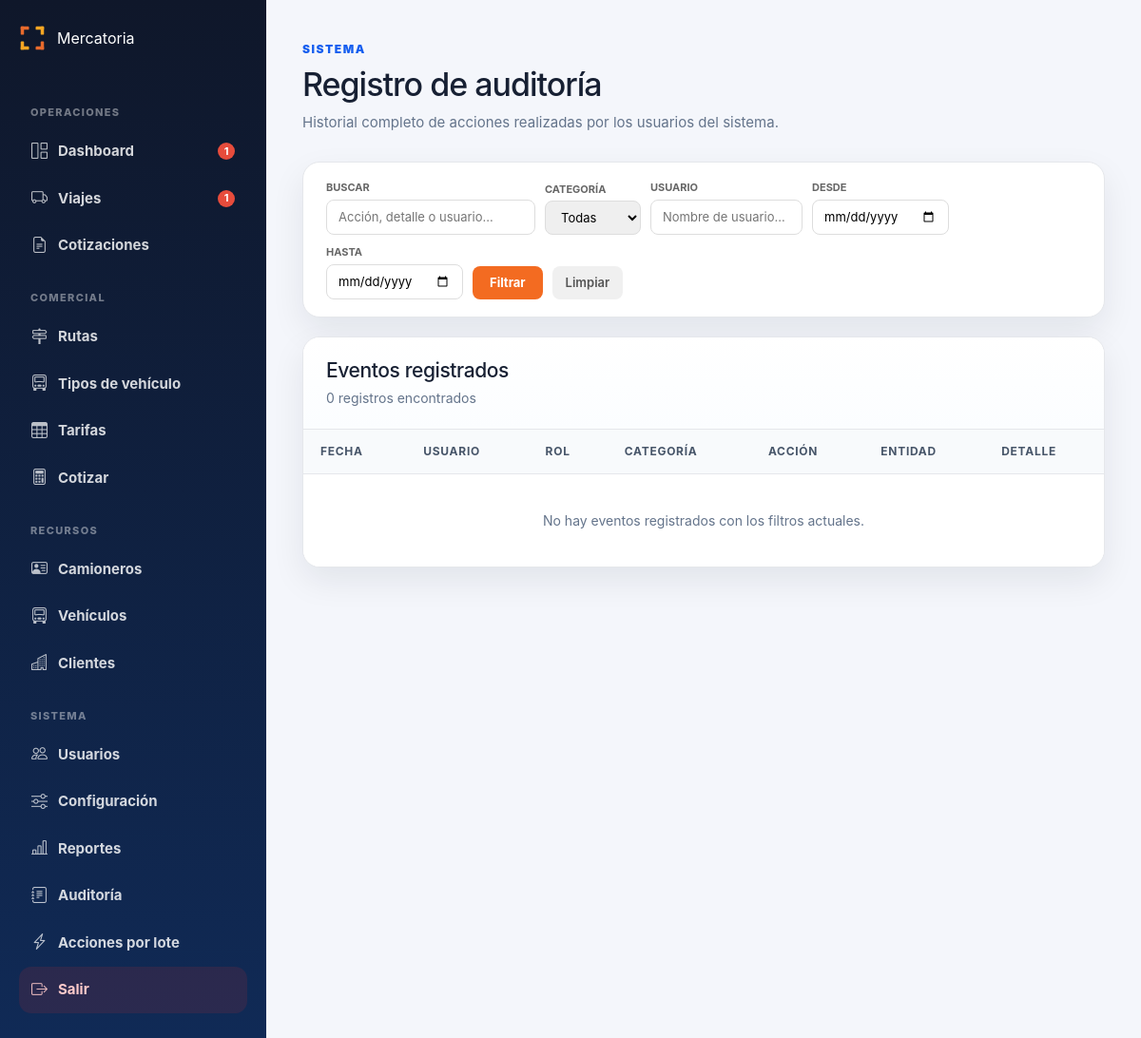
/admin/auditoria (signed in), run on an earlier commit of the app's database.
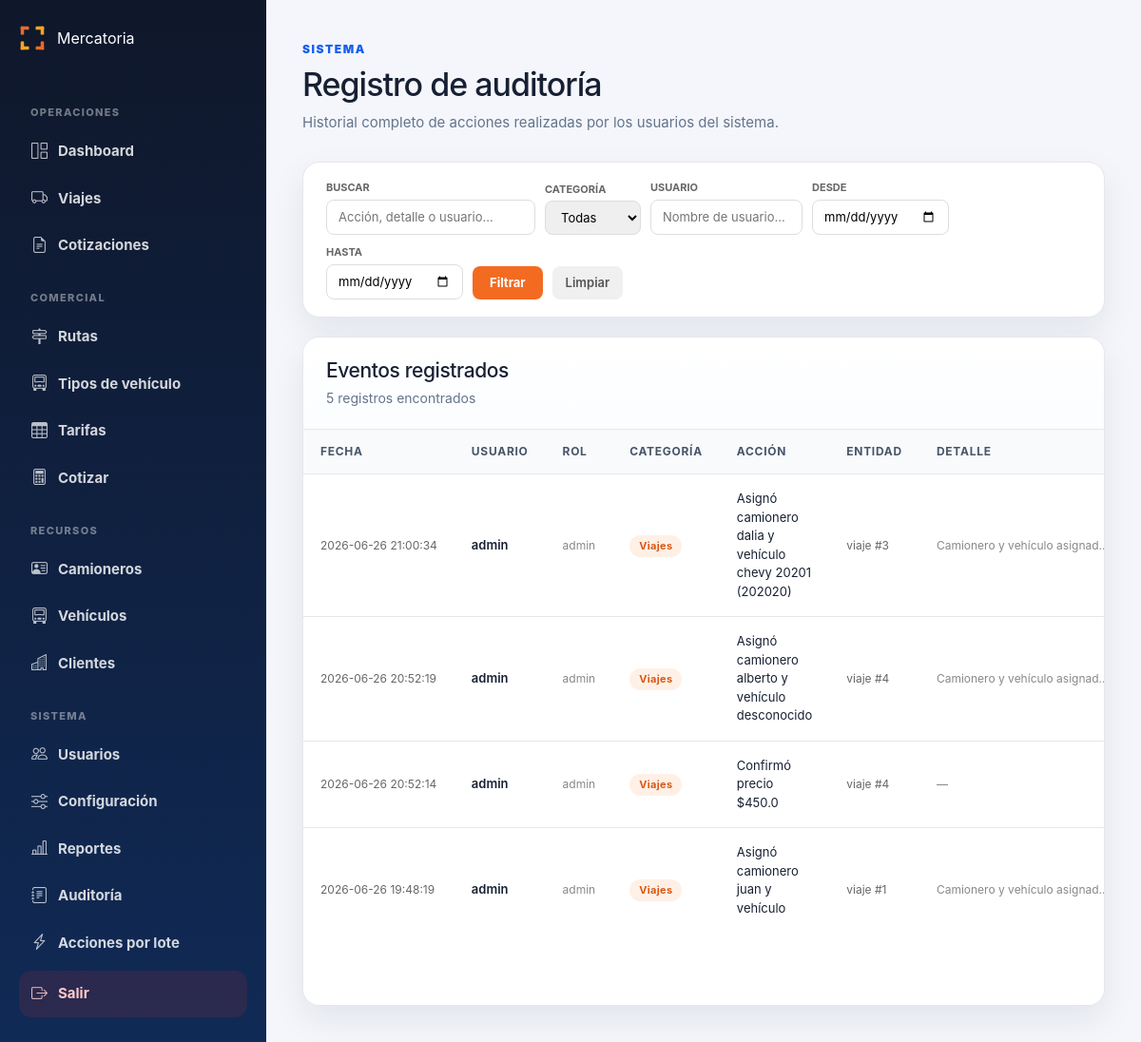
And on a later commit of the database.
### tables this page shows
CREATE TABLE auditoria (
        id INTEGER PRIMARY KEY AUTOINCREMENT,
        fecha TEXT DEFAULT CURRENT_TIMESTAMP,
        usuario TEXT,
        rol TEXT,
        accion TEXT,
        categoria TEXT,
        entidad TEXT,
        entidad_id INTEGER,
        detalle TEXT
    );

### routes/admin.py (the view)
@admin_bp.route("/auditoria", methods=["GET"])
def ver_auditoria():
    if not requiere_admin():
        return redirect("/login")
    categoria = request.args.get("categoria", "").strip()
    usuario_f = request.args.get("usuario", "").strip()
    fecha_desde = request.args.get("fecha_desde", "").strip()
    fecha_hasta = request.args.get("fecha_hasta", "").strip()
    buscar = request.args.get("buscar", "").strip()
    pagina = max(1, int(request.args.get("pagina", 1) or 1))
    por_pagina = 50
    condiciones = []
    params = []
    if categoria:
        condiciones.append("categoria = ?")
        params.append(categoria)
    if usuario_f:
        condiciones.append("usuario LIKE ?")
        params.append(f"%{usuario_f}%")
    if fecha_desde:
        condiciones.append("DATE(fecha) >= ?")
        params.append(fecha_desde)
    if fecha_hasta:
        condiciones.append("DATE(fecha) <= ?")
        params.append(fecha_hasta)
    if buscar:
        condiciones.append("(accion LIKE ? OR detalle LIKE ? OR usuario LIKE ?)")
        params.extend([f"%{buscar}%", f"%{buscar}%", f"%{buscar}%"])
    where = ("WHERE " + " AND ".join(condiciones)) if condiciones else ""
    conexion = conectar()
    cursor = conexion.cursor()
    cursor.execute(f"SELECT COUNT(*) as total FROM auditoria {where}", params)
    total = cursor.fetchone()["total"]
    offset = (pagina - 1) * por_pagina
    cursor.execute(
        f"SELECT * FROM auditoria {where} ORDER BY id DESC LIMIT ? OFFSET ?",
        params + [por_pagina, offset]
    )
    registros = cursor.fetchall()
    conexion.close()
    total_paginas = (total + por_pagina - 1) // por_pagina
    return render_template(
        "admin/auditoria.html",
        registros=registros,
        pagina=pagina,
        total_paginas=total_paginas,
        total=total,
        filtros=dict(
            categoria=categoria,
            usuario=usuario_f,
            fecha_desde=fecha_desde,
            fecha_hasta=fecha_hasta,
            buscar=buscar,
        ),
    )

### app.py (called while the page is built)
@app.context_processor
def sidebar_badges():
    try:
        conexion = conectar()
        cursor = conexion.cursor()
        cursor.execute(
            "SELECT COUNT(*) FROM viajes WHERE estado IN ('Pendiente', 'Solicitado')"
        )
        viajes_urgentes = cursor.fetchone()[0]
        cursor.execute(
            "SELECT COUNT(*) FROM viajes WHERE estado = 'Solicitado'"
        )
        dashboard_urgentes = cursor.fetchone()[0]
        conexion.close()
    except Exception:
        viajes_urgentes = 0
        dashboard_urgentes = 0
    return dict(
        sidebar_viajes_urgentes=viajes_urgentes,
        sidebar_dashboard_urgentes=dashboard_urgentes,
    )

### database.py (called while the page is built)
def conectar():
    con = sqlite3.connect(DATABASE_NAME)
    con.row_factory = sqlite3.Row
    return con

### routes/admin.py (called while the page is built)
def conectar():
    conexion = sqlite3.connect("mercatoria.db")
    conexion.row_factory = sqlite3.Row
    return conexion

def requiere_admin():
    return "usuario" in session and session.get("rol") in ["admin", "operador"]

### templates/admin/auditoria.html (shortened to what this page needs)
{% extends "admin/base_admin.html" %}
{% block contenido %}
<div class="page-header">
    <div>
        <span class="eyebrow">Sistema</span>
        <h1>Registro de auditoría</h1>
        <p>Historial completo de acciones realizadas por los usuarios del sistema.</p>
    </div>
</div>
<section class="panel" style="margin-bottom: 20px;">
    <div style="padding: 18px 24px;">
        <form method="GET" action="/admin/auditoria" style="display:flex;flex-wrap:wrap;gap:10px;align-items:flex-end;">
            <div style="display:flex;flex-direction:column;gap:4px;">
                <label style="font-size:11px;font-weight:700;color:#666;text-transform:uppercase;">Buscar</label>
                <input type="text" name="buscar" value="{{ filtros.buscar }}"
                       placeholder="Acción, detalle o usuario..."
                       style="padding:8px 12px;border:1px solid #ddd;border-radius:8px;font-size:13px;width:220px;">
            </div>
            <div style="display:flex;flex-direction:column;gap:4px;">
                <label style="font-size:11px;font-weight:700;color:#666;text-transform:uppercase;">Categoría</label>
                <select name="categoria" style="padding:8px 12px;border:1px solid #ddd;border-radius:8px;font-size:13px;">
                    <option value="">Todas</option>
                </select>
            </div>
            <div style="display:flex;flex-direction:column;gap:4px;">
                <label style="font-size:11px;font-weight:700;color:#666;text-transform:uppercase;">Usuario</label>
                <input type="text" name="usuario" value="{{ filtros.usuario }}"
                       placeholder="Nombre de usuario..."
                       style="padding:8px 12px;border:1px solid #ddd;border-radius:8px;font-size:13px;width:160px;">
            </div>
            <div style="display:flex;flex-direction:column;gap:4px;">
                <label style="font-size:11px;font-weight:700;color:#666;text-transform:uppercase;">Desde</label>
                <input type="date" name="fecha_desde" value="{{ filtros.fecha_desde }}"
                       style="padding:8px 12px;border:1px solid #ddd;border-radius:8px;font-size:13px;">
            </div>
            <div style="display:flex;flex-direction:column;gap:4px;">
                <label style="font-size:11px;font-weight:700;color:#666;text-transform:uppercase;">Hasta</label>
                <input type="date" name="fecha_hasta" value="{{ filtros.fecha_hasta }}"
                       style="padding:8px 12px;border:1px solid #ddd;border-radius:8px;font-size:13px;">
            </div>
            <button type="submit" style="padding:8px 18px;background:#F36B21;color:#fff;border:none;border-radius:8px;font-size:13px;font-weight:700;cursor:pointer;">
                Filtrar
            </button>
            <a href="/admin/auditoria" style="padding:8px 14px;background:#f0f0f0;color:#555;border-radius:8px;font-size:13px;font-weight:600;text-decoration:none;">
                Limpiar
            </a>
        </form>
    </div>
</section>
<section class="panel">
    <div class="panel-header">
        <div>
            <h2>Eventos registrados</h2>
            <p>{{ total }} registro{% if total != 1 %}s{% endif %} encontrado{% if total != 1 %}s{% endif %}</p>
        </div>
    </div>
    <div class="table-wrapper">
        <table class="data-table">
            <thead>
                <tr>
                    <th>Fecha</th>
                    <th>Usuario</th>
                    <th>Rol</th>
                    <th>Categoría</th>
                    <th>Acción</th>
                    <th>Entidad</th>
                    <th>Detalle</th>
                </tr>
            </thead>
            <tbody>
                {% for r in registros %}
                <tr>
                    <td style="white-space:nowrap;font-size:12px;color:#666;">{{ r["fecha"] or "—" }}</td>
                    <td style="font-weight:600;font-size:13px;">{{ r["usuario"] or "—" }}</td>
                    <td style="font-size:12px;color:#888;">{{ r["rol"] or "—" }}</td>
                    <td>
                        {% if r["categoria"] == "Viajes" %}
                        <span class="badge-audit badge-audit-viajes">Viajes</span>
                        {% elif r["categoria"] == "Usuarios" %}
                        <span class="badge-audit badge-audit-usuarios">Usuarios</span>
                        {% elif r["categoria"] == "Datos" %}
                        <span class="badge-audit badge-audit-datos">Datos</span>
                        {% else %}
                        <span class="badge-audit badge-audit-otros">{{ r["categoria"] or "—" }}</span>
                        {% endif %}
                    </td>
                    <td style="font-size:13px;">{{ r["accion"] or "—" }}</td>
                    <td style="font-size:12px;color:#666;">
                        {% if r["entidad"] and r["entidad_id"] %}
                            {{ r["entidad"] }} #{{ r["entidad_id"] }}
                        {% elif r["entidad"] %}
                            {{ r["entidad"] }}
                        {% else %}
                            —
                        {% endif %}
                    </td>
                    <td style="font-size:12px;color:#888;max-width:220px;overflow:hidden;text-overflow:ellipsis;white-space:nowrap;" title="{{ r['detalle'] or '' }}">
                        {{ r["detalle"] or "—" }}
                    </td>
                </tr>
                {% else %}
                <tr>
                    <td colspan="7" class="empty-state">No hay eventos registrados con los filtros actuales.</td>
                </tr>
                {% endfor %}
            </tbody>
        </table>
    </div>
</section>
{% endblock %}

### templates/admin/base_admin.html (shortened to what this page needs)
<!DOCTYPE html>
<html lang="es">
<head>
    <link rel="stylesheet" href="https://cdn.jsdelivr.net/npm/bootstrap-icons@1.11.3/font/bootstrap-icons.min.css">
    <link rel="stylesheet" href="https://cdn.jsdelivr.net/npm/bootstrap@5.3.0/dist/css/bootstrap.min.css">
    <link rel="stylesheet" href="/static/css/admin.css">
</head>
<body>
<div class="app-shell">
    <aside class="sidebar">
        <div class="brand">
            <span class="brand-name">Mercatoria</span>
        </div>
        <nav class="sidebar-nav">
            <div class="nav-section">Operaciones</div>
            <a href="/admin" class="nav-item">
                <i class="bi bi-grid-1x2"></i>
                <span>Dashboard</span>
                {% if sidebar_dashboard_urgentes > 0 %}
                <span class="nav-badge nav-badge-red">{{ sidebar_dashboard_urgentes }}</span>
                {% endif %}
            </a>
            <a href="/admin/viajes" class="nav-item">
                <i class="bi bi-truck"></i>
                <span>Viajes</span>
                {% if sidebar_viajes_urgentes > 0 %}
                <span class="nav-badge nav-badge-red">{{ sidebar_viajes_urgentes }}</span>
                {% endif %}
            </a>
            <a href="/admin/comercial/cotizaciones" class="nav-item">
                <i class="bi bi-file-earmark-text"></i>
                <span>Cotizaciones</span>
            </a>
            <div class="nav-section">Comercial</div>
            <a href="/admin/comercial/rutas" class="nav-item">
                <i class="bi bi-signpost-2"></i>
                <span>Rutas</span>
            </a>
            {% if session.get('rol') == 'admin' %}
            <a href="/admin/comercial/vehiculos" class="nav-item">
                <i class="bi bi-truck-front"></i>
                <span>Tipos de vehículo</span>
            </a>
            <a href="/admin/comercial/tarifas" class="nav-item">
                <i class="bi bi-table"></i>
                <span>Tarifas</span>
            </a>
            {% endif %}
            <a href="/admin/comercial/cotizar" class="nav-item">
                <i class="bi bi-calculator"></i>
                <span>Cotizar</span>
            </a>
            <div class="nav-section">Recursos</div>
            <a href="/admin/camioneros" class="nav-item">
                <i class="bi bi-person-vcard"></i>
                <span>Camioneros</span>
            </a>
            <a href="/admin/vehiculos" class="nav-item">
                <i class="bi bi-truck-front"></i>
                <span>Vehículos</span>
            </a>
            <a href="/admin/clientes" class="nav-item">
                <i class="bi bi-buildings"></i>
                <span>Clientes</span>
            </a>
            <div class="nav-section">Sistema</div>
            {% if session.get('rol') == 'admin' %}
            <a href="/admin/usuarios" class="nav-item">
                <i class="bi bi-people"></i>
                <span>Usuarios</span>
            </a>
            <a href="/admin/configuracion" class="nav-item">
                <i class="bi bi-sliders"></i>
                <span>Configuración</span>
            </a>
            <a href="/admin/reportes" class="nav-item">
                <i class="bi bi-bar-chart-line"></i>
                <span>Reportes</span>
            </a>
            <a href="/admin/auditoria" class="nav-item">
                <i class="bi bi-journal-text"></i>
                <span>Auditoría</span>
            </a>
            <a href="/admin/lote" class="nav-item">
                <i class="bi bi-lightning-charge"></i>
                <span>Acciones por lote</span>
            </a>
            {% endif %}
            <a href="/logout" class="nav-item logout">
                <i class="bi bi-box-arrow-right"></i>
                <span>Salir</span>
            </a>
        </nav>
    </aside>
    <main class="main-content">
        {% block contenido %}{% endblock %}
    </main>
</div>
</body>
</html>

### static/css/admin.css (style rules this page uses)
:root { --bg: #f4f6fb; --panel: #ffffff; --panel-soft: #f8fafc; --text: #172033; --muted: #64748b; --primary: #155eef; --primary-dark: #0f3ea8; --border: #e5e7eb; --danger: #dc2626; --success: #16a34a; --warning: #f59e0b; --info: #0891b2; --sidebar: #0f172a; --sidebar-soft: #102a56; --shadow: 0 14px 35px rgba(15, 23, 42, 0.08); --radius: 18px; }
* { box-sizing: border-box; }
body { margin: 0; font-family: Inter, "Segoe UI", Arial, sans-serif; background: var(--bg); color: var(--text); }
.app-shell { display: flex; min-height: 100vh; }
.sidebar { width: 280px; min-height: 100vh; background: linear-gradient(180deg, var(--sidebar) 0%, var(--sidebar-soft) 100%); color: white; padding: 26px 20px; display: flex; flex-direction: column; }
.brand { display: flex; align-items: center; gap: 12px; margin-bottom: 34px; }
.sidebar-nav { display: flex; flex-direction: column; height: 100%; }
.nav-section { margin: 22px 12px 8px; font-size: 11px; font-weight: 800; color: rgba(255,255,255,0.42); text-transform: uppercase; letter-spacing: 0.12em; }
.nav-item { display: flex; align-items: center; gap: 11px; padding: 12px 13px; border-radius: 13px; color: rgba(255,255,255,0.82); text-decoration: none; font-size: 15px; font-weight: 650; transition: all 0.18s ease; }
.nav-item i { font-size: 17px; opacity: 0.88; }
.nav-item.logout { margin-top: auto; background: rgba(220, 38, 38, 0.13); color: #fecaca; }
.main-content { flex: 1; padding: 38px; overflow-y: auto; }
.page-header { display: flex; justify-content: space-between; align-items: flex-start; gap: 22px; margin-bottom: 30px; }
.eyebrow { display: inline-flex; margin-bottom: 8px; color: var(--primary); font-size: 12px; font-weight: 900; text-transform: uppercase; letter-spacing: 0.13em; }
.page-header h1 { margin: 0; font-size: 34px; letter-spacing: -1px; }
.page-header p { margin: 8px 0 0; color: var(--muted); font-size: 15px; }
.panel { background: var(--panel); border: 1px solid var(--border); border-radius: var(--radius); box-shadow: var(--shadow); overflow: hidden; }
.panel-header { padding: 22px 24px; border-bottom: 1px solid var(--border); background: linear-gradient(180deg, #ffffff 0%, #fbfdff 100%); }
.panel-header h2 { margin: 0; font-size: 21px; letter-spacing: -0.4px; }
.panel-header p { margin: 6px 0 0; color: var(--muted); font-size: 14px; }
.table-wrapper { width: 100%; overflow-x: auto; }
.data-table { width: 100%; border-collapse: collapse; background: var(--panel); }
.data-table th { background: var(--panel-soft); color: #475569; padding: 14px 18px; text-align: left; font-size: 12px; text-transform: uppercase; letter-spacing: 0.06em; border-bottom: 1px solid var(--border); white-space: nowrap; }
.data-table td { padding: 16px 18px; border-bottom: 1px solid var(--border); font-size: 14px; vertical-align: middle; }
.data-table tr:last-child td { border-bottom: none; }

### templates/admin/auditoria.html (style rules this page uses)
.badge-audit { display: inline-block; padding: 3px 10px; border-radius: 999px; font-size: 11px; font-weight: 700; letter-spacing: .03em; }
.badge-audit-viajes { background: #fff0e6; color: #d95714; }

What changed in the data, as far as the page shows it:
added auditoria: fecha "2026-06-26 21:00:34", usuario "admin", rol "admin", categoria "Viajes", accion "Asignó camionero dalia y vehículo chevy 20201 (202020)", entidad "viaje", entidad_id "3", detalle "Camionero y vehículo asignad…"
added auditoria: fecha "2026-06-26 20:52:19", usuario "admin", rol "admin", categoria "Viajes", accion "Asignó camionero alberto y vehículo desconocido", entidad "viaje", entidad_id "4", detalle "Camionero y vehículo asignad…"
added auditoria: fecha "2026-06-26 20:52:14", usuario "admin", rol "admin", categoria "Viajes", accion "Confirmó precio $450.0", entidad "viaje", entidad_id "4", r "—"
added auditoria: fecha "2026-06-26 19:48:19", usuario "admin", rol "admin", categoria "Viajes", accion "Asignó camionero juan y vehículo desconocido", entidad "viaje", entidad_id "1", detalle "Camionero y vehículo asignad…"
Also different on the page:
{{ total }}: "0" → "5"
{{ sidebar_dashboard_urgentes }}: "1" → (not shown)
{{ sidebar_viajes_urgentes }}: "1" → (not shown)
text no longer shown: "No hay eventos registrados con los filtros actuales."
